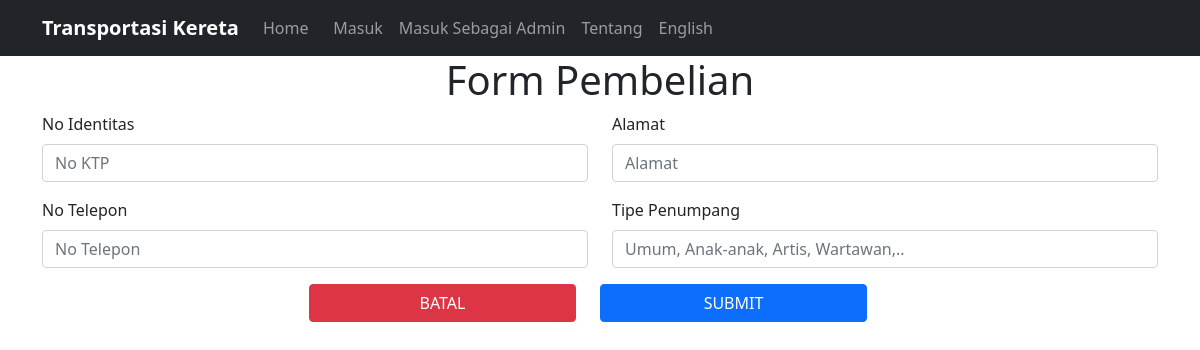
The page /form.php on the database its author committed.
### tables this page shows
CREATE TABLE `bahasa` (
  `text` varchar(30) NOT NULL,
  `indonesia` varchar(255) DEFAULT NULL,
  `inggris` varchar(255) DEFAULT NULL,
  PRIMARY KEY (`text`)
);

### auth/lang_config.php (called while the page is built, shortened)
<?php
require "db_config.php";
$txt_sign = getTxt("sign");
$txt_login_admin = getTxt("login_admin");
$txt_about = getTxt("about");
$txt_sure_order = getTxt("sure_order");
$txt_identity = getTxt("identity");
$txt_address = getTxt("address");
$txt_phone_number = getTxt("phone_number");
$txt_passenger_type = getTxt("passenger_type");
$txt_passenger_hint = getTxt("passenger_hint");
$txt_cancel = getTxt("cancel");
$txt_purchase_form = getTxt("purchase_form");
function getTxt($nama_teks){
	global $mysqli;
	$q = mysqli_query($mysqli,"SELECT * FROM bahasa WHERE text='$nama_teks'");
	$res = mysqli_fetch_assoc($q);
	$teks = $res[$_SESSION['lang']];
	return $teks;
}
?>

### form.php (the view, shortened to what this page needs)
<?php
include "auth/lang_config.php";
?>
<!doctype html>
<html lang="en">
  <head>
  <link rel="stylesheet" href="css/bootstrap.css">
  </head>
  <body>
   <?php include "partials/navbar.php"; ?>
<div class="container">
  <div class="row">
    <div class="col text-center">
      <h1><?php echo $txt_purchase_form; ?></h1>
    </div>
  </div>
  <form action="?pesan=submit" method="post">
  <div class="row">
	<div class="col">
		<div class="mb-3">
			<label for="exampleFormControlInput1" class="form-label">No <?php echo $txt_identity; ?></label>
			<input name="no_identitas" type="text" class="form-control" id="exampleFormControlInput1" placeholder="No KTP" width="">
		</div>
		<div class="mb-3">
			<label for="exampleFormControlInput1" class="form-label"><?php echo $txt_phone_number; ?></label>
			<input name="no_telepon" type="text" class="form-control" id="exampleFormControlInput1" placeholder="<?php echo $txt_phone_number; ?>" width="">
		</div>
	</div>
	<div class="col">
		<div class="mb-3">
			<div class="mb-3">
				<label for="exampleFormControlInput1" class="form-label"><?php echo $txt_address; ?></label>
				<input name="alamat" type="text" class="form-control" id="exampleFormControlInput1" placeholder="<?php echo $txt_address; ?>" width="">
			</div>
		<div class="mb-3">
			<label for="exampleFormControlInput1" class="form-label"><?php echo $txt_passenger_type; ?></label>
			<input name="tipe" type="text" class="form-control" id="exampleFormControlInput1" placeholder="<?php echo $txt_passenger_hint; ?>" width="">
		</div>
		</div>
	</div>
	<div class="row">
		<div class="col text-center">
			<div class="d-grid gap-2 col-6 float-end">
				<a href="order_ticket.php" class="btn btn-danger" ><?php echo $txt_cancel; ?></a>
			</div>
		</div>
		<div class="col text-center">
			<div class="d-grid gap-2 col-6">
				<button class="btn btn-primary" type="submit" onclick="javascript: return confirm('<?php echo $txt_sure_order; ?>');">SUBMIT</button>
			</div>
		</div>
	</div>
	</form>
<?php include "partials/footer.php"; ?>

### partials/navbar.php (shortened to what this page needs)
 <nav class="navbar navbar-expand-lg navbar-dark bg-dark">
  <div class="container">
    <a class="navbar-brand" href="#"><b>Transportasi Kereta</b></a>
    <div class="collapse navbar-collapse" id="navbarNavAltMarkup">
      <div class="navbar-nav" >
        <a id="nl-1" class="nav-link" aria-current="page" href="index.php">Home</a>|
		<?php if (!isset($_SESSION['username'])){ ?>
        <a id="nl-6" class="nav-link " aria-current="page" href="auth/login.php"><?php echo $txt_sign; ?></a>
		<?php }else{ ?>
		<a id="nl-7" class="nav-link " aria-current="page" href="auth/session_logout.php"><?php echo $txt_logout; ?></a>
		<?php } ?>
		<?php
		if (!isset($_SESSION['username'])){
		?>
		<a id="nl-8" class="nav-link " aria-current="page" href="auth/proses_login.php?status=admin"><?php echo $txt_login_admin; ?></a>
		<?php } ?>
        <a id="nl-9" class="nav-link " aria-current="page" href="about.php"><?php echo $txt_about; ?></a>
		<?php if($_SESSION['lang']=="inggris"){ ?>
		<a id="nl-10" class="nav-link " aria-current="page" href="?lang=indonesia">Bahasa Indonesia</a>
		<?php }else if($_SESSION['lang']=="indonesia"){ ?>
		<a id="nl-11" class="nav-link " aria-current="page" href="?lang=inggris">English</a>
		<?php } ?>
      </div>
    </div>
  </div>
</nav>

### rows shown on the page
bahasa: indonesia "Masuk"
bahasa: indonesia "Masuk Sebagai Admin"
bahasa: indonesia "Tentang"
bahasa: indonesia "Form Pembelian"
bahasa: indonesia "Identitas"
bahasa: indonesia "No Telepon", no_telepon "No Telepon"
bahasa: indonesia "Alamat", alamat "Alamat"
bahasa: indonesia "Tipe Penumpang"
bahasa: tipe "Umum, Anak-anak, Artis, Wartawan,.."
bahasa: indonesia "BATAL"
